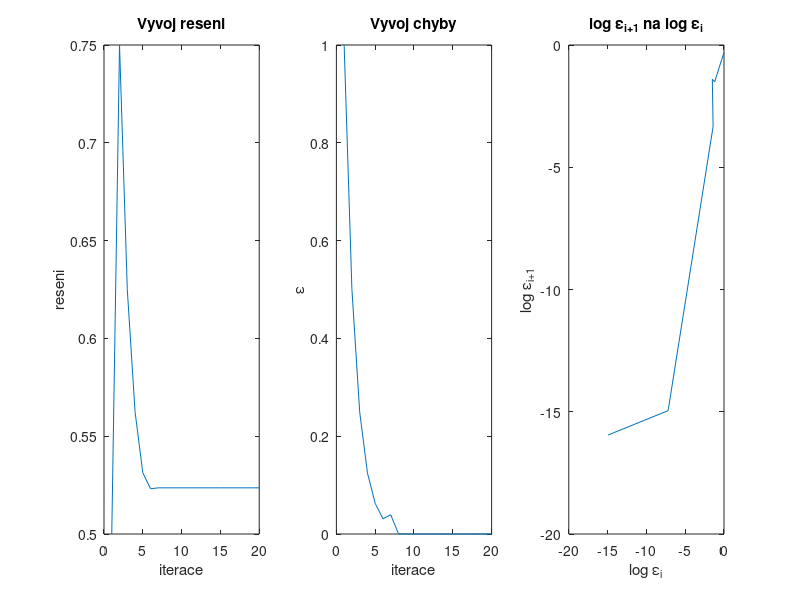

Source code (MATLAB):
%f=inline('exp(x)-3');
%df=inline('exp(x)');

f=inline('sin(x)-0.5');
df=inline('cos(x)');

%f=inline('log(x)+2');
%df=inline('1/x');

iteraci=20; % celkovy pocet iteraci

a=0; % pocatecni body omezujici reseni
b=1;

epsilon = []; % odhad chyby, tedy delku intervalu <a,b> v jednotlivych krocich
reseni = []; % aktualni odhad reseni

for i=1:iteraci
	c=(a+b)/2;
	epsilon(i)=b-a;
	reseni(i)=(a+b)/2;
    if epsilon(i) < 0.1
        break;
    end;
	if f(a)*f(c)<0
		b=c;
	else
		a=c;
	end;

end;

 xi=reseni(i); % pocatecni body omezujici reseni x(i)
 xi_p1=reseni(i)+epsilon(i)/2; % a x(i+1)

 for j=i+1:iteraci
	c=xi_p1-f(xi_p1)/df(xi_p1);
	epsilon(j)=abs(xi-xi_p1);
	xi=xi_p1;
	xi_p1=c;
	reseni(j)=c;
end;

koren=reseni(end) % odhad konecneho reseni
chyba=epsilon(end) % odhadem konecne chyby
i

% zobrazime vyvoj reseni v zavislosti na iteracich vlevo
subplot(131);
plot(1:iteraci,reseni);
title('Vyvoj reseni');
xlabel('iterace');
ylabel('reseni');

% zobrazime vyvoj chyby v zavislosti na iteracich uprostred
subplot(132);
plot(1:iteraci,epsilon);
title('Vyvoj chyby');
xlabel('iterace');
ylabel('\epsilon');

% zobrazime zavislost log epsilon_i+1 na log epsilon_i
subplot(133);
x=log10(epsilon(1:(length(epsilon)-1)));
y=log10(epsilon(2:(length(epsilon))));
plot(x,y);
title('log \epsilon_{i+1} na log \epsilon_i');
xlabel('log \epsilon_{i}');
ylabel('log \epsilon_{i+1}');


% Toto se z nejakeho duvodu rozbilo :( 
% provedeme fit daty primkou
%p=polyfit(x,y,1);

% smernice (tedy i rad) je
%p(1)

